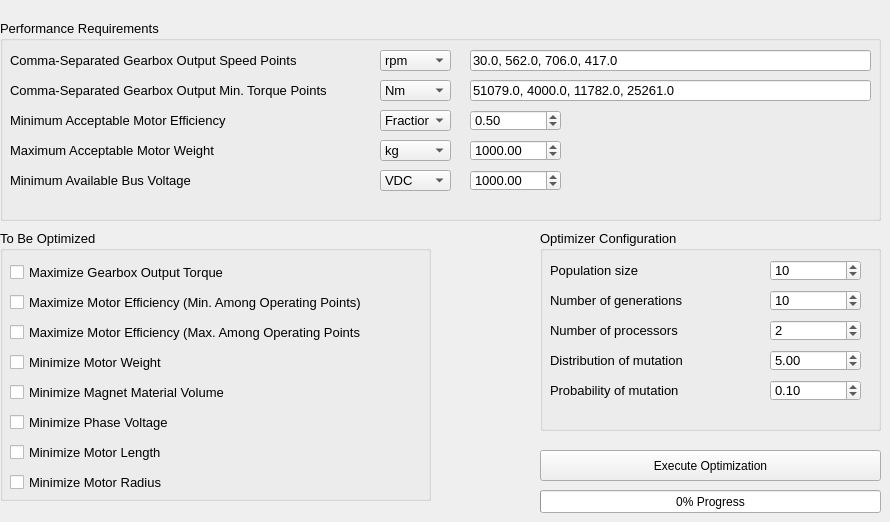
    <widget class="QWidget" name="tab_2">
     <attribute name="title">
      <string>Optimization</string>
     </attribute>
     <widget class="QGroupBox" name="groupBox_19">
      <property name="geometry">
       <rect>
        <x>540</x>
        <y>230</y>
        <width>341</width>
        <height>201</height>
       </rect>
      </property>
      <property name="font">
       <font>
        <pointsize>10</pointsize>
       </font>
      </property>
      <property name="title">
       <string>Optimizer Configuration</string>
      </property>
      <widget class="QLabel" name="label_44">
       <property name="geometry">
        <rect>
         <x>10</x>
         <y>30</y>
         <width>151</width>
         <height>21</height>
        </rect>
       </property>
       <property name="text">
        <string>Population size</string>
       </property>
      </widget>
      <widget class="QLabel" name="label_45">
       <property name="geometry">
        <rect>
         <x>10</x>
         <y>60</y>
         <width>231</width>
         <height>21</height>
        </rect>
       </property>
       <property name="text">
        <string>Number of generations</string>
       </property>
      </widget>
      <widget class="QLabel" name="label_46">
       <property name="geometry">
        <rect>
         <x>10</x>
         <y>90</y>
         <width>151</width>
         <height>21</height>
        </rect>
       </property>
       <property name="text">
        <string>Number of processors</string>
       </property>
      </widget>
      <widget class="QDoubleSpinBox" name="R_MagneticLossCoef3_13">
       <property name="geometry">
        <rect>
         <x>460</x>
         <y>210</y>
         <width>91</width>
         <height>21</height>
        </rect>
       </property>
      </widget>
      <widget class="QDoubleSpinBox" name="DisMut">
       <property name="geometry">
        <rect>
         <x>230</x>
         <y>120</y>
         <width>91</width>
         <height>21</height>
        </rect>
       </property>
       <property name="value">
        <double>5.000000000000000</double>
       </property>
      </widget>
      <widget class="QLabel" name="label_48">
       <property name="geometry">
        <rect>
         <x>10</x>
         <y>120</y>
         <width>231</width>
         <height>21</height>
        </rect>
       </property>
       <property name="text">
        <string>Distribution of mutation</string>
       </property>
      </widget>
      <widget class="QLabel" name="label_49">
       <property name="geometry">
        <rect>
         <x>10</x>
         <y>150</y>
         <width>231</width>
         <height>21</height>
        </rect>
       </property>
       <property name="text">
        <string>Probability of mutation</string>
       </property>
      </widget>
      <widget class="QDoubleSpinBox" name="ProbMut">
       <property name="geometry">
        <rect>
         <x>230</x>
         <y>150</y>
         <width>91</width>
         <height>21</height>
        </rect>
       </property>
       <property name="singleStep">
        <double>0.010000000000000</double>
       </property>
       <property name="value">
        <double>0.100000000000000</double>
       </property>
      </widget>
      <widget class="QSpinBox" name="npop">
       <property name="geometry">
        <rect>
         <x>230</x>
         <y>30</y>
         <width>91</width>
         <height>21</height>
        </rect>
       </property>
       <property name="maximum">
        <number>10000</number>
       </property>
       <property name="value">
        <number>10</number>
       </property>
      </widget>
      <widget class="QSpinBox" name="ngens">
       <property name="geometry">
        <rect>
         <x>230</x>
         <y>60</y>
         <width>91</width>
         <height>21</height>
        </rect>
       </property>
       <property name="maximum">
        <number>10000</number>
       </property>
       <property name="value">
        <number>10</number>
       </property>
      </widget>
      <widget class="QSpinBox" name="nprocesses">
       <property name="geometry">
        <rect>
         <x>230</x>
         <y>90</y>
         <width>91</width>
         <height>21</height>
        </rect>
       </property>
       <property name="maximum">
        <number>20</number>
       </property>
       <property name="value">
        <number>2</number>
       </property>
      </widget>
     </widget>
     <widget class="QGroupBox" name="groupBox_20">
      <property name="geometry">
       <rect>
        <x>0</x>
        <y>20</y>
        <width>881</width>
        <height>201</height>
       </rect>
      </property>
      <property name="font">
       <font>
        <pointsize>10</pointsize>
       </font>
      </property>
      <property name="title">
       <string>Performance Requirements</string>
      </property>
      <widget class="QLabel" name="label_50">
       <property name="geometry">
        <rect>
         <x>10</x>
         <y>30</y>
         <width>291</width>
         <height>21</height>
        </rect>
       </property>
       <property name="text">
        <string>Comma-Separated Gearbox Output Speed Points</string>
       </property>
      </widget>
      <widget class="QLabel" name="label_51">
       <property name="geometry">
        <rect>
         <x>10</x>
         <y>60</y>
         <width>351</width>
         <height>21</height>
        </rect>
       </property>
       <property name="text">
        <string>Comma-Separated Gearbox Output Min. Torque Points</string>
       </property>
      </widget>
      <widget class="QLabel" name="label_52">
       <property name="geometry">
        <rect>
         <x>10</x>
         <y>90</y>
         <width>231</width>
         <height>21</height>
        </rect>
       </property>
       <property name="text">
        <string>Minimum Acceptable Motor Efficiency</string>
       </property>
      </widget>
      <widget class="QDoubleSpinBox" name="MinEff_">
       <property name="geometry">
        <rect>
         <x>470</x>
         <y>90</y>
         <width>91</width>
         <height>21</height>
        </rect>
       </property>
       <property name="singleStep">
        <double>0.050000000000000</double>
       </property>
       <property name="value">
        <double>0.500000000000000</double>
       </property>
      </widget>
      <widget class="QDoubleSpinBox" name="MaxWeight">
       <property name="geometry">
        <rect>
         <x>470</x>
         <y>120</y>
         <width>91</width>
         <height>21</height>
        </rect>
       </property>
       <property name="maximum">
        <double>20000.000000000000000</double>
       </property>
       <property name="value">
        <double>1000.000000000000000</double>
       </property>
      </widget>
      <widget class="QLabel" name="label_54">
       <property name="geometry">
        <rect>
         <x>10</x>
         <y>120</y>
         <width>231</width>
         <height>21</height>
        </rect>
       </property>
       <property name="text">
        <string>Maximum Acceptable Motor Weight</string>
       </property>
      </widget>
      <widget class="QLabel" name="label_55">
       <property name="geometry">
        <rect>
         <x>10</x>
         <y>150</y>
         <width>231</width>
         <height>21</height>
        </rect>
       </property>
       <property name="text">
        <string>Minimum Available Bus Voltage</string>
       </property>
      </widget>
      <widget class="QDoubleSpinBox" name="VDC">
       <property name="geometry">
        <rect>
         <x>470</x>
         <y>150</y>
         <width>91</width>
         <height>21</height>
        </rect>
       </property>
       <property name="maximum">
        <double>2000.000000000000000</double>
       </property>
       <property name="value">
        <double>1000.000000000000000</double>
       </property>
      </widget>
      <widget class="QLineEdit" name="SpeedReq">
       <property name="geometry">
        <rect>
         <x>470</x>
         <y>30</y>
         <width>401</width>
         <height>21</height>
        </rect>
       </property>
       <property name="focusPolicy">
        <enum>Qt::StrongFocus</enum>
       </property>
       <property name="inputMask">
        <string/>
       </property>
       <property name="text">
        <string>30.0, 562.0, 706.0, 417.0</string>
       </property>
      </widget>
      <widget class="QLineEdit" name="MinTor">
       <property name="geometry">
        <rect>
         <x>470</x>
         <y>60</y>
         <width>401</width>
         <height>21</height>
        </rect>
       </property>
       <property name="text">
        <string>51079.0, 4000.0, 11782.0, 25261.0</string>
       </property>
      </widget>
      <widget class="QComboBox" name="SpeedReq_unit">
       <property name="geometry">
        <rect>
         <x>380</x>
         <y>30</y>
         <width>71</width>
         <height>21</height>
        </rect>
       </property>
       <item>
        <property name="text">
         <string>rpm</string>
        </property>
       </item>
       <item>
        <property name="text">
         <string>rad/s</string>
        </property>
       </item>
       <item>
        <property name="text">
         <string>Hz</string>
        </property>
       </item>
      </widget>
      <widget class="QComboBox" name="MinTor_unit">
       <property name="geometry">
        <rect>
         <x>380</x>
         <y>60</y>
         <width>71</width>
         <height>21</height>
        </rect>
       </property>
       <item>
        <property name="text">
         <string>Nm</string>
        </property>
       </item>
       <item>
        <property name="text">
         <string>in.lb</string>
        </property>
       </item>
       <item>
        <property name="text">
         <string>ft.lb</string>
        </property>
       </item>
      </widget>
      <widget class="QComboBox" name="MinEff_unit">
       <property name="geometry">
        <rect>
         <x>380</x>
         <y>90</y>
         <width>71</width>
         <height>21</height>
        </rect>
       </property>
       <item>
        <property name="text">
         <string>Fraction</string>
        </property>
       </item>
      </widget>
      <widget class="QComboBox" name="MaxWeigh_unit">
       <property name="geometry">
        <rect>
         <x>380</x>
         <y>120</y>
         <width>71</width>
         <height>21</height>
        </rect>
       </property>
       <item>
        <property name="text">
         <string>kg</string>
        </property>
       </item>
       <item>
        <property name="text">
         <string>lbm</string>
        </property>
       </item>
      </widget>
      <widget class="QComboBox" name="VDC_unit">
       <property name="geometry">
        <rect>
         <x>380</x>
         <y>150</y>
         <width>71</width>
         <height>21</height>
        </rect>
       </property>
       <item>
        <property name="text">
         <string>VDC</string>
        </property>
       </item>
      </widget>
     </widget>
     <widget class="QGroupBox" name="groupBox_21">
      <property name="geometry">
       <rect>
        <x>0</x>
        <y>230</y>
        <width>431</width>
        <height>271</height>
       </rect>
      </property>
      <property name="font">
       <font>
        <pointsize>10</pointsize>
       </font>
      </property>
      <property name="title">
       <string>To Be Optimized</string>
      </property>
      <widget class="QDoubleSpinBox" name="R_MagneticLossCoef3_17">
       <property name="geometry">
        <rect>
         <x>460</x>
         <y>210</y>
         <width>91</width>
         <height>21</height>
        </rect>
       </property>
      </widget>
      <widget class="QCheckBox" name="TorqueOpt">
       <property name="enabled">
        <bool>true</bool>
       </property>
       <property name="geometry">
        <rect>
         <x>10</x>
         <y>30</y>
         <width>351</width>
         <height>24</height>
        </rect>
       </property>
       <property name="text">
        <string>Maximize Gearbox Output Torque</string>
       </property>
       <property name="checkable">
        <bool>true</bool>
       </property>
       <property name="checked">
        <bool>false</bool>
       </property>
       <property name="tristate">
        <bool>false</bool>
       </property>
      </widget>
      <widget class="QCheckBox" name="EfficinecyOpt_min">
       <property name="geometry">
        <rect>
         <x>10</x>
         <y>60</y>
         <width>351</width>
         <height>24</height>
        </rect>
       </property>
       <property name="text">
        <string>Maximize Motor Efficiency (Min. Among Operating Points)</string>
       </property>
      </widget>
      <widget class="QCheckBox" name="EfficinecyOpt_max">
       <property name="geometry">
        <rect>
         <x>10</x>
         <y>90</y>
         <width>351</width>
         <height>24</height>
        </rect>
       </property>
       <property name="text">
        <string>Maximize Motor Efficiency (Max. Among Operating Points)</string>
       </property>
      </widget>
      <widget class="QCheckBox" name="WeightOpt">
       <property name="geometry">
        <rect>
         <x>10</x>
         <y>120</y>
         <width>351</width>
         <height>24</height>
        </rect>
       </property>
       <property name="text">
        <string>Minimize Motor Weight</string>
       </property>
      </widget>
      <widget class="QCheckBox" name="MagWeightOpt">
       <property name="geometry">
        <rect>
         <x>10</x>
         <y>150</y>
         <width>351</width>
         <height>24</height>
        </rect>
       </property>
       <property name="text">
        <string>Minimize Magnet Material Volume</string>
       </property>
      </widget>
      <widget class="QCheckBox" name="VoltageOpt">
       <property name="geometry">
        <rect>
         <x>10</x>
         <y>180</y>
         <width>351</width>
         <height>24</height>
        </rect>
       </property>
       <property name="text">
        <string>Minimize Phase Voltage</string>
       </property>
      </widget>
      <widget class="QCheckBox" name="MtrLengthOpt">
       <property name="geometry">
        <rect>
         <x>10</x>
         <y>210</y>
         <width>351</width>
         <height>24</height>
        </rect>
       </property>
       <property name="text">
        <string>Minimize Motor Length</string>
       </property>
      </widget>
      <widget class="QCheckBox" name="MtrRadiusOpt">
       <property name="geometry">
        <rect>
         <x>10</x>
         <y>240</y>
         <width>351</width>
         <height>24</height>
        </rect>
       </property>
       <property name="text">
        <string>Minimize Motor Radius</string>
       </property>
      </widget>
     </widget>
     <widget class="QPushButton" name="Execution">
      <property name="geometry">
       <rect>
        <x>540</x>
        <y>450</y>
        <width>341</width>
        <height>31</height>
       </rect>
      </property>
      <property name="palette">
       <palette>
        <active>
         <colorrole role="Base">
          <brush brushstyle="SolidPattern">
           <color alpha="255">
            <red>85</red>
            <green>255</green>
            <blue>127</blue>
           </color>
          </brush>
         </colorrole>
        </active>
        <inactive>
         <colorrole role="Base">
          <brush brushstyle="SolidPattern">
           <color alpha="255">
            <red>85</red>
            <green>255</green>
            <blue>127</blue>
           </color>
          </brush>
         </colorrole>
        </inactive>
        <disabled>
         <colorrole role="Base">
          <brush brushstyle="SolidPattern">
           <color alpha="255">
            <red>240</red>
            <green>240</green>
            <blue>240</blue>
           </color>
          </brush>
         </colorrole>
        </disabled>
       </palette>
      </property>
      <property name="text">
       <string>Execute Optimization</string>
      </property>
      <property name="autoDefault">
       <bool>false</bool>
      </property>
      <property name="flat">
       <bool>false</bool>
      </property>
     </widget>
     <widget class="QProgressBar" name="progressBar">
      <property name="geometry">
       <rect>
        <x>540</x>
        <y>490</y>
        <width>341</width>
        <height>23</height>
       </rect>
      </property>
      <property name="toolTip">
       <string/>
      </property>
      <property name="layoutDirection">
       <enum>Qt::LeftToRight</enum>
      </property>
      <property name="value">
       <number>0</number>
      </property>
      <property name="alignment">
       <set>Qt::AlignCenter</set>
      </property>
      <property name="invertedAppearance">
       <bool>false</bool>
      </property>
      <property name="textDirection">
       <enum>QProgressBar::TopToBottom</enum>
      </property>
      <property name="format">
       <string>%p% Progress</string>
      </property>
     </widget>
    </widget>
